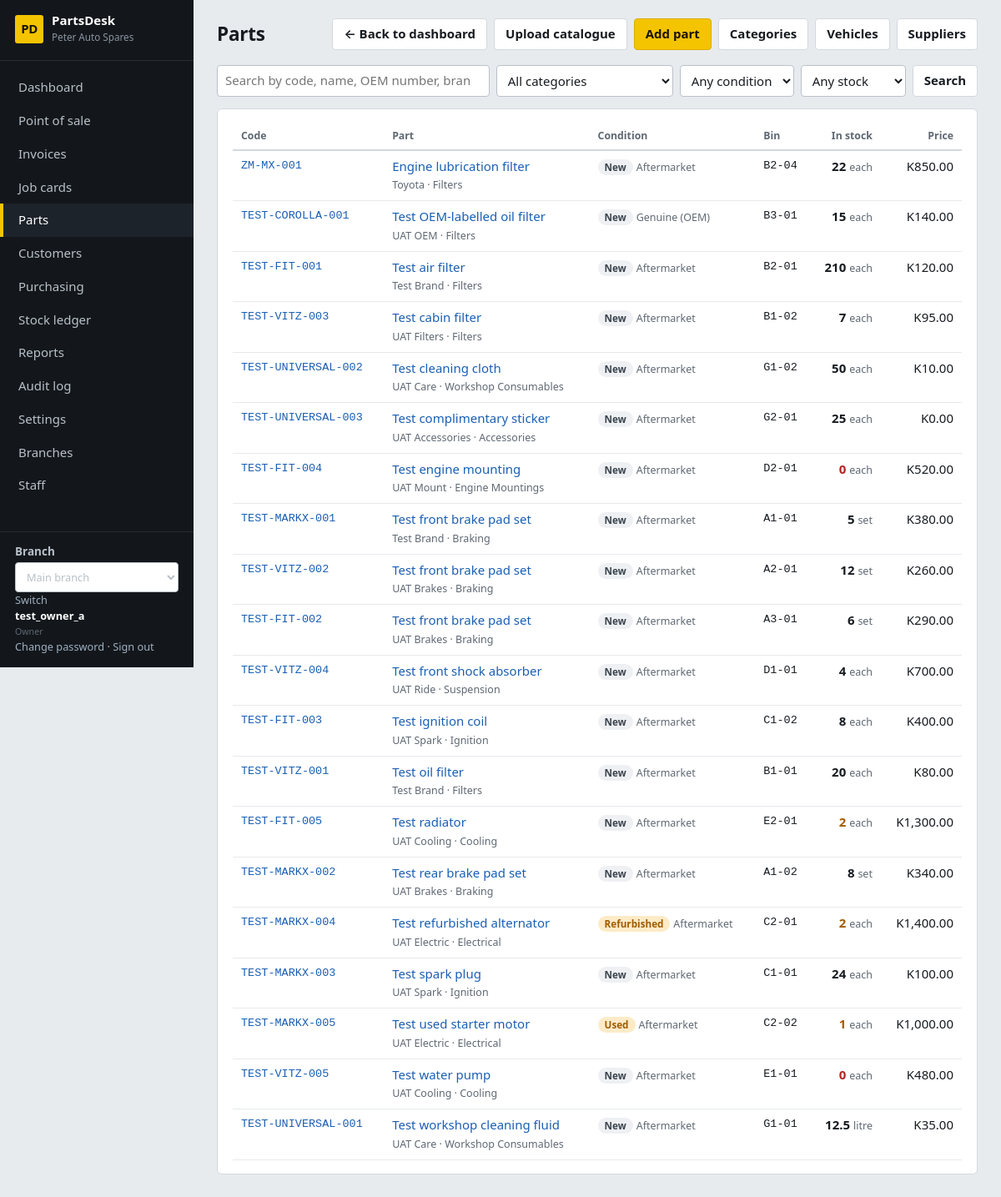
Screenshot of /catalog/ (signed in) with the database file from the repository.
### core/models.py (models this page shows, shortened)
class ShopSettings(TrackedModel):
    tenant = models.OneToOneField(Tenant, on_delete=models.CASCADE, related_name="settings")
    shop_name = models.CharField(max_length=120, default="My Spare Parts Shop")
    address = models.TextField(blank=True)
    phone = models.CharField(max_length=60, blank=True)
    email = models.EmailField(blank=True)
    tax_id = models.CharField("Tax / TPIN number", max_length=60, blank=True)
    currency_symbol = models.CharField(max_length=8, default="$")
    tax_name = models.CharField(max_length=20, default="VAT")
    tax_rate = models.DecimalField("Tax rate %", max_digits=5, decimal_places=2, default=Decimal("0"))
    prices_include_tax = models.BooleanField(default=True, help_text="Untick if prices are entered before tax.")
    counter_max_discount = models.DecimalField(
        "Max discount % for counter staff", max_digits=5, decimal_places=2, default=Decimal("10"),
        help_text="Managers and the owner can exceed this.")
    default_labour_rate = models.DecimalField("Default labour rate per hour", max_digits=10, decimal_places=2, default=Decimal("0"))
    invoice_footer = models.CharField(max_length=200, blank=True, default="Thank you for your business.")
    class Meta:
        verbose_name_plural = "shop settings"
    @classmethod
    def get(cls, tenant):
        obj, _ = cls.objects.get_or_create(tenant=tenant)
        return obj

class User(AbstractUser):
    class Role(models.TextChoices):
        OWNER = "owner", "Owner"
        MANAGER = "manager", "Manager"
        COUNTER = "counter", "Counter sales"
        MECHANIC = "mechanic", "Mechanic"
        STOREKEEPER = "storekeeper", "Storekeeper"
    role = models.CharField(max_length=20, choices=Role.choices, default=Role.COUNTER)
    tenant = models.ForeignKey(Tenant, null=True, blank=True, on_delete=models.PROTECT, related_name="users")
    branches = models.ManyToManyField(Branch, blank=True, related_name="staff")
    @property
    def display_name(self):
        return self.get_full_name() or self.username

### catalog/models.py (models this page shows, shortened)
class Part(TrackedModel):
    class Condition(models.TextChoices):
        NEW = "new", "New"
        USED = "used", "Used"
        REFURBISHED = "refurbished", "Refurbished"
    class PartType(models.TextChoices):
        OEM = "oem", "Genuine (OEM)"
        AFTERMARKET = "aftermarket", "Aftermarket"
    tenant = models.ForeignKey(Tenant, on_delete=models.PROTECT)
    sku = models.CharField("Part code (SKU)", max_length=40)
    barcode = models.CharField(max_length=64, blank=True, null=True)
    name = models.CharField(max_length=160)
    description = models.TextField(blank=True)
    category = models.ForeignKey(Category, null=True, blank=True, on_delete=models.SET_NULL)
    brand = models.CharField(max_length=60, blank=True)
    part_type = models.CharField(max_length=20, choices=PartType.choices, default=PartType.AFTERMARKET)
    condition = models.CharField(max_length=20, choices=Condition.choices, default=Condition.NEW)
    oem_number = models.CharField("OEM part number", max_length=60, blank=True, db_index=True)
    unit = models.CharField(max_length=20, default="each", help_text="each, set, pair, litre…")
    cost_price = models.DecimalField(max_digits=12, decimal_places=2, default=Decimal("0"))
    sell_price = models.DecimalField("Retail price", max_digits=12, decimal_places=2, default=Decimal("0"))
    trade_price = models.DecimalField("Trade price", max_digits=12, decimal_places=2, null=True, blank=True,
                                      help_text="Used for trade customers (garages, mechanics). Optional.")
    preferred_supplier = models.ForeignKey(Supplier, null=True, blank=True, on_delete=models.SET_NULL)
    fits = models.ManyToManyField(Vehicle, blank=True, related_name="parts")
    is_universal = models.BooleanField(default=False, help_text="Fits any vehicle (oil, bulbs, wipers…)")
    is_active = models.BooleanField(default=True)
    created_at = models.DateTimeField(auto_now_add=True)
    updated_at = models.DateTimeField(auto_now=True)
    class Meta:
        ordering = ["name"]
        constraints = [
            models.UniqueConstraint(fields=["tenant", "sku"], name="part_tenant_sku"),
            models.UniqueConstraint(fields=["tenant", "barcode"], name="part_tenant_barcode"),
        ]
    def get_absolute_url(self):
        return reverse("part_detail", args=[self.pk])

class Category(TrackedModel):
    tenant = models.ForeignKey(Tenant, on_delete=models.PROTECT)
    name = models.CharField(max_length=80)
    class Meta:
        ordering = ["name"]
        verbose_name_plural = "categories"
        constraints = [models.UniqueConstraint(fields=["tenant", "name"], name="category_tenant_name")]
    def __str__(self):
        return self.name

### catalog/views.py (the view)
# urls.py: path("", views.PartList.as_view(), name="part_list"),
class PartList(RoleRequiredMixin, ListView):
    template_name = "catalog/part_list.html"
    context_object_name = "parts"
    paginate_by = 25
    def get_queryset(self):
        g = self.request.GET
        qs = with_stock(search_parts(g.get("q", ""), self.request.tenant,
                                     active_only=not g.get("inactive")), self.request.branch).select_related("category")
        if g.get("category", "").isdigit():
            qs = qs.filter(category_id=g["category"])
        if g.get("condition") in Part.Condition.values:
            qs = qs.filter(condition=g["condition"])
        if g.get("stock") == "out":
            qs = qs.filter(branch_quantity__lte=0)
        elif g.get("stock") == "low":
            qs = qs.filter(branch_reorder_level__gt=0, branch_quantity__lte=F("branch_reorder_level"))
        return qs.order_by("name")
    def get_context_data(self, **kw):
        ctx = super().get_context_data(**kw)
        ctx.update(page_title="Parts", categories=Category.objects.filter(tenant=self.request.tenant), conditions=Part.Condition.choices,
                   can_edit=self.request.user.role in STOCK, g=self.request.GET)
        return ctx

### catalog/search.py (called while the page is built, shortened)
def with_stock(qs, branch):
    stock = BranchStock.objects.filter(branch=branch, part_id=OuterRef("pk"))
    decimal = DecimalField(max_digits=12, decimal_places=2)
    return qs.annotate(
        branch_quantity=Coalesce(Subquery(stock.values("quantity_on_hand")[:1]), Value(0), output_field=decimal),
        branch_reorder_level=Coalesce(Subquery(stock.values("reorder_level")[:1]), Value(0), output_field=decimal),
        branch_reorder_qty=Coalesce(Subquery(stock.values("reorder_qty")[:1]), Value(0), output_field=decimal),
        branch_bin=Coalesce(Subquery(stock.values("bin_location")[:1]), Value(""), output_field=CharField()),
    )

def search_parts(query, tenant, active_only=True):
    qs = Part.objects.filter(tenant=tenant)
    if active_only:
        qs = qs.filter(is_active=True)
    return qs.distinct()

### core/audit.py (called while the page is built)
@contextmanager
def audit_context(**values):
    token = _current.set(dict(_current.get(), **values))
    try:
        yield
    finally:
        _current.reset(token)

def metadata(request):
    try:
        address = str(ip_address(request.META.get('REMOTE_ADDR', '')))
    except ValueError:
        address = None
    match = request.resolver_match
    return dict(request_id=request.audit_request_id, ip_address=address,
                route=(match.view_name if match else 'unmatched')[:100], method=request.method[:10])

### core/context.py (called while the page is built)
def shop(request):
    if not request.user.is_authenticated:
        return {}
    if request.branch is None:
        return {"shop": None, "nav": [], "branches": [], "active_branch": None}
    items = []
    for label, name, roles in NAV:
        if roles is None or request.user.role in roles:
            url = reverse(name)
            active = request.path == url if url == "/" else request.path.startswith(url)
            items.append({"label": label, "url": url, "active": active})
    return {"shop": ShopSettings.get(request.tenant), "nav": items,
            "branches": allowed_branches(request.user), "active_branch": request.branch}

### core/models.py (called while the page is built)
    def save(self, *args, **kwargs):
        if not self._state.adding:
            raise ValueError("Audit records cannot be edited.")
        return super().save(*args, **kwargs)

### core/permissions.py (called while the page is built)
    def test_func(self):
        user = self.request.user
        return user.is_authenticated and self.request.branch is not None and (
            self.allowed_roles is None or user.role in self.allowed_roles
        )

### core/templatetags/ui.py (called while the page is built)
@register.filter
def qty(value):
    return qty_str(value) if value is not None else ""

### templates/catalog/part_list.html
{% extends "base.html" %}{% load ui %}
{% block actions %}{% if can_edit %}<a class="btn" href="{% url 'catalogue_upload' %}">Upload catalogue</a><a class="btn primary" href="{% url 'part_create' %}">Add part</a><a class="btn" href="{% url 'category_list' %}">Categories</a>{% endif %}<a class="btn" href="{% url 'vehicle_list' %}">Vehicles</a>{% if can_edit %}<a class="btn" href="{% url 'supplier_list' %}">Suppliers</a>{% endif %}{% endblock %}
{% block content %}
<form class="filters" method="get">
  <input type="search" name="q" value="{{ g.q }}" placeholder="Search by code, name, OEM number, brand — or a vehicle: “brake pad corolla 2010”" autofocus>
  <select name="category"><option value="">All categories</option>{% for c in categories %}<option value="{{ c.pk }}" {% if g.category == c.pk|stringformat:"s" %}selected{% endif %}>{{ c.name }}</option>{% endfor %}</select>
  <select name="condition"><option value="">Any condition</option>{% for v, l in conditions %}<option value="{{ v }}" {% if g.condition == v %}selected{% endif %}>{{ l }}</option>{% endfor %}</select>
  <select name="stock"><option value="">Any stock</option><option value="low" {% if g.stock == "low" %}selected{% endif %}>Low stock</option><option value="out" {% if g.stock == "out" %}selected{% endif %}>Out of stock</option></select>
  <button class="btn">Search</button>
</form>
<section class="card"><div class="tablewrap"><table>
<thead><tr><th>Code</th><th>Part</th><th>Condition</th><th>Bin</th><th class="num">In stock</th><th class="num">Price</th></tr></thead><tbody>
{% for p in parts %}<tr>
  <td class="mono"><a href="{{ p.get_absolute_url }}">{{ p.sku }}</a></td>
  <td><a href="{{ p.get_absolute_url }}">{{ p.name }}</a><br><small>{{ p.brand }}{% if p.brand and p.category %} · {% endif %}{{ p.category|default:"" }}</small></td>
  <td><span class="badge {% if p.condition != 'new' %}b-warn{% endif %}">{{ p.get_condition_display }}</span> <small>{{ p.get_part_type_display }}</small></td>
  <td class="mono">{{ p.branch_bin }}</td>
  <td class="num {% if p.branch_quantity <= 0 %}stockout{% elif p.branch_reorder_level > 0 and p.branch_quantity <= p.branch_reorder_level %}stocklow{% endif %}"><strong>{{ p.branch_quantity|qty }}</strong> <small>{{ p.unit }}</small></td>
  <td class="num">{% money p.sell_price %}</td></tr>
{% empty %}<tr><td colspan="6" class="empty">No parts found. {% if can_edit %}<a href="{% url 'part_create' %}">Add the first one</a>.{% endif %}</td></tr>{% endfor %}
</tbody></table></div>{% include "partials/pagination.html" %}</section>
{% endblock %}

### templates/base.html (shortened to what this page needs)
{% load static ui %}<!doctype html>
<html lang="en">
<head>
<link rel="stylesheet" href="{% static 'css/app.css' %}">
</head>
<body data-print-log-url="{% url 'log_print_request' %}" {% if auto_print %}data-autoprint="1"{% endif %}>
<div class="app">
  <aside class="side no-print">
    <div class="brand"><span class="brand-mark">PD</span><div><strong>PartsDesk</strong><small>{{ shop.shop_name }}</small></div></div>
    <nav>{% for item in nav %}<a href="{{ item.url }}" class="{% if item.active %}on{% endif %}">{{ item.label }}</a>{% endfor %}</nav>
    <div class="who">
      {% if branches %}<form method="post" action="{% url 'switch_branch' %}">{% csrf_token %}
      <label for="branch-select">Branch</label><select id="branch-select" name="branch_id" onchange="this.form.submit()">
      {% for b in branches %}<option value="{{ b.pk }}" {% if b.pk == active_branch.pk %}selected{% endif %}>{{ b.name }}</option>{% endfor %}
      </select><button type="submit">Switch</button></form>{% endif %}
      <strong>{{ user.display_name }}</strong><small>{{ user.get_role_display }}</small><br>
      <a href="{% url 'password_change' %}">Change password</a> ·
      <form method="post" action="{% url 'logout' %}">{% csrf_token %}<button type="submit">Sign out</button></form>
    </div>
  </aside>
  <main class="main">
    <header class="top"><h1>{% block page_heading %}{{ page_title }}{% endblock %}</h1><div class="actions">{% page_back_link as back %}{% if back %}<a class="btn no-print" href="{{ back.url }}" aria-label="{{ back.label }}">&larr; {{ back.label }}</a>{% endif %}{% block actions %}{% endblock %}</div></header>
    {% block content %}{% endblock %}
  </main>
</div>
</body>
</html>

### static/css/app.css (style rules this page uses)
:root { --bg:#e8ebee; --panel:#fff; --ink:#171b20; --muted:#5f6873; --line:#d3d8de; --line-soft:#e6e9ed; --side:#13171b; --side-ink:#b8c0c9; --hi:#f5c400; --hi-ink:#1a1400; --ok:#1f7a3a; --warn:#a15c00; --bad:#b42323; --info:#1a5fb4; --mono:ui-monospace,SFMono-Regular,Menlo,Consolas,"Liberation Mono",monospace; }
* { box-sizing:border-box }
html { font-size:15px }
body { margin:0;background:var(--bg);color:var(--ink);font-family:"Segoe UI",system-ui,-apple-system,Roboto,"Helvetica Neue",Arial,sans-serif;line-height:1.45 }
a { color:var(--info);text-decoration:none }
h1,h2,h3 { margin:0;line-height:1.2 }
small,.muted { color:var(--muted) }
.num { text-align:right;font-variant-numeric:tabular-nums }
.mono { font-family:var(--mono);font-size:.9em }
.app { display:grid;grid-template-columns:232px 1fr;min-height:100vh }
.side { background:var(--side);color:var(--side-ink);display:flex;flex-direction:column;padding:16px 0;position:sticky;top:0;height:100vh }
.brand { display:flex;gap:10px;align-items:center;padding:0 18px 18px;border-bottom:1px solid #262c33 }
.brand-mark { background:var(--hi);color:var(--hi-ink);font-weight:800;border-radius:3px;width:34px;height:34px;display:grid;place-items:center;letter-spacing:-.5px }
.brand strong { color:#fff;display:block;line-height:1.1 }
.brand small { color:#8a94a0;font-size:.78rem }
.side nav { display:flex;flex-direction:column;padding:12px 0;flex:1;overflow:auto }
.side nav a { color:var(--side-ink);padding:9px 18px;border-left:4px solid transparent;font-weight:500 }
.side nav a.on { border-left-color:var(--hi);background:#1d232a;color:#fff }
.who { padding:14px 18px 0;border-top:1px solid #262c33;font-size:.85rem }
.who strong { color:#fff;display:block }
.who a,.who button { color:#9fb0c2;background:none;border:0;padding:0;font:inherit;cursor:pointer }
.who form { display:inline }
.main { padding:22px 28px 40px;min-width:0 }
.top { display:flex;justify-content:space-between;align-items:center;gap:16px;margin-bottom:18px;flex-wrap:wrap }
.top h1 { font-size:1.5rem;letter-spacing:-.01em }
.actions { display:flex;gap:8px;flex-wrap:wrap }
.card { background:var(--panel);border:1px solid var(--line);border-radius:6px;padding:16px 18px;margin-bottom:16px }
.btn,button.btn { display:inline-flex;align-items:center;gap:6px;padding:7px 13px;border:1px solid var(--line);border-radius:4px;background:#fff;color:var(--ink);font:inherit;font-weight:600;cursor:pointer;text-decoration:none }
.btn.primary { background:var(--hi);border-color:#d9ac00;color:var(--hi-ink) }
input,select,textarea { font:inherit;color:inherit;padding:7px 9px;border:1px solid #b9c1ca;border-radius:4px;background:#fff;width:100%;min-width:0 }
label { font-weight:600;font-size:.9rem;display:block;margin-bottom:3px }
.filters { display:flex;gap:8px;flex-wrap:wrap;margin-bottom:14px }
.filters>* { width:auto;flex:0 1 auto }
.filters input[type=search] { flex:1 1 260px }
table { width:100%;border-collapse:collapse }
th { text-align:left;font-size:.82rem;color:var(--muted);font-weight:600;padding:7px 10px;border-bottom:2px solid var(--line);white-space:nowrap }
td { padding:8px 10px;border-bottom:1px solid var(--line-soft);vertical-align:top }
th.num,td.num { text-align:right }
.tablewrap { overflow-x:auto }
.badge { display:inline-block;padding:1px 8px;border-radius:10px;font-size:.78rem;font-weight:600;background:#eef0f3;color:#3b444e;white-space:nowrap }
.b-warn { background:#fdebc8;color:var(--warn) }
.stocklow { color:var(--warn) }
.stockout { color:var(--bad) }

### rows the page displays
ShopSettings: shop_name "Peter Auto Spares"
User: display_name "test_owner_a", role "Owner"
Part: sku "ZM-MX-001", name "Engine lubrication filter", brand "Toyota", category "Filters", condition "New", part_type "Aftermarket", branch_bin "B2-04", branch_quantity|qty "22", unit "each", sell_price.currency_symbol "K850.00"
Part: sku "TEST-COROLLA-001", name "Test OEM-labelled oil filter", brand "UAT OEM", category "Filters", condition "New", part_type "Genuine (OEM)", branch_bin "B3-01", branch_quantity|qty "15", unit "each", sell_price.currency_symbol "K140.00"
Part: sku "TEST-FIT-001", name "Test air filter", brand "Test Brand", category "Filters", condition "New", part_type "Aftermarket", branch_bin "B2-01", branch_quantity|qty "210", unit "each", sell_price.currency_symbol "K120.00"
Part: sku "TEST-VITZ-003", name "Test cabin filter", brand "UAT Filters", category "Filters", condition "New", part_type "Aftermarket", branch_bin "B1-02", branch_quantity|qty "7", unit "each", sell_price.currency_symbol "K95.00"
Part: sku "TEST-UNIVERSAL-002", name "Test cleaning cloth", brand "UAT Care", category "Workshop Consumables", condition "New", part_type "Aftermarket", branch_bin "G1-02", branch_quantity|qty "50", unit "each", sell_price.currency_symbol "K10.00"
Part: sku "TEST-UNIVERSAL-003", name "Test complimentary sticker", brand "UAT Accessories", category "Accessories", condition "New", part_type "Aftermarket", branch_bin "G2-01", branch_quantity|qty "25", unit "each", sell_price.currency_symbol "K0.00"
Part: sku "TEST-FIT-004", name "Test engine mounting", brand "UAT Mount", category "Engine Mountings", condition "New", part_type "Aftermarket", branch_bin "D2-01", branch_quantity|qty "0", unit "each", sell_price.currency_symbol "K520.00"
Part: sku "TEST-MARKX-001", name "Test front brake pad set", brand "Test Brand", category "Braking", condition "New", part_type "Aftermarket", branch_bin "A1-01", branch_quantity|qty "5", unit "set", sell_price.currency_symbol "K380.00"
Part: sku "TEST-VITZ-002", name "Test front brake pad set", brand "UAT Brakes", category "Braking", condition "New", part_type "Aftermarket", branch_bin "A2-01", branch_quantity|qty "12", unit "set", sell_price.currency_symbol "K260.00"
Part: sku "TEST-FIT-002", name "Test front brake pad set", brand "UAT Brakes", category "Braking", condition "New", part_type "Aftermarket", branch_bin "A3-01", branch_quantity|qty "6", unit "set", sell_price.currency_symbol "K290.00"
Part: sku "TEST-VITZ-004", name "Test front shock absorber", brand "UAT Ride", category "Suspension", condition "New", part_type "Aftermarket", branch_bin "D1-01", branch_quantity|qty "4", unit "each", sell_price.currency_symbol "K700.00"
Part: sku "TEST-FIT-003", name "Test ignition coil", brand "UAT Spark", category "Ignition", condition "New", part_type "Aftermarket", branch_bin "C1-02", branch_quantity|qty "8", unit "each", sell_price.currency_symbol "K400.00"
Part: sku "TEST-VITZ-001", name "Test oil filter", brand "Test Brand", category "Filters", condition "New", part_type "Aftermarket", branch_bin "B1-01", branch_quantity|qty "20", unit "each", sell_price.currency_symbol "K80.00"
Part: sku "TEST-FIT-005", name "Test radiator", brand "UAT Cooling", category "Cooling", condition "New", part_type "Aftermarket", branch_bin "E2-01", branch_quantity|qty "2", unit "each", sell_price.currency_symbol "K1,300.00"
Part: sku "TEST-MARKX-002", name "Test rear brake pad set", brand "UAT Brakes", category "Braking", condition "New", part_type "Aftermarket", branch_bin "A1-02", branch_quantity|qty "8", unit "set", sell_price.currency_symbol "K340.00"
Part: sku "TEST-MARKX-004", name "Test refurbished alternator", brand "UAT Electric", category "Electrical", condition "Refurbished", part_type "Aftermarket", branch_bin "C2-01", branch_quantity|qty "2", unit "each", sell_price.currency_symbol "K1,400.00"
Part: sku "TEST-MARKX-003", name "Test spark plug", brand "UAT Spark", category "Ignition", condition "New", part_type "Aftermarket", branch_bin "C1-01", branch_quantity|qty "24", unit "each", sell_price.currency_symbol "K100.00"
Part: sku "TEST-MARKX-005", name "Test used starter motor", brand "UAT Electric", category "Electrical", condition "Used", part_type "Aftermarket", branch_bin "C2-02", branch_quantity|qty "1", unit "each", sell_price.currency_symbol "K1,000.00"
Part: sku "TEST-VITZ-005", name "Test water pump", brand "UAT Cooling", category "Cooling", condition "New", part_type "Aftermarket", branch_bin "E1-01", branch_quantity|qty "0", unit "each", sell_price.currency_symbol "K480.00"
Part: sku "TEST-UNIVERSAL-001", name "Test workshop cleaning fluid", brand "UAT Care", category "Workshop Consumables", condition "New", part_type "Aftermarket", branch_bin "G1-01", branch_quantity|qty "12.5", unit "litre", sell_price.currency_symbol "K35.00"

### other values shown
{{ item.label }} "Dashboard" "Point of sale" "Invoices" "Job cards" "Parts" "Customers" "Purchasing" "Stock ledger" "Reports" "Audit log" "Settings" "Branches" "Staff"
{{ page_title }} "Parts"
{{ back.label }} "Back to dashboard"
form field branch_id "Main branch"
